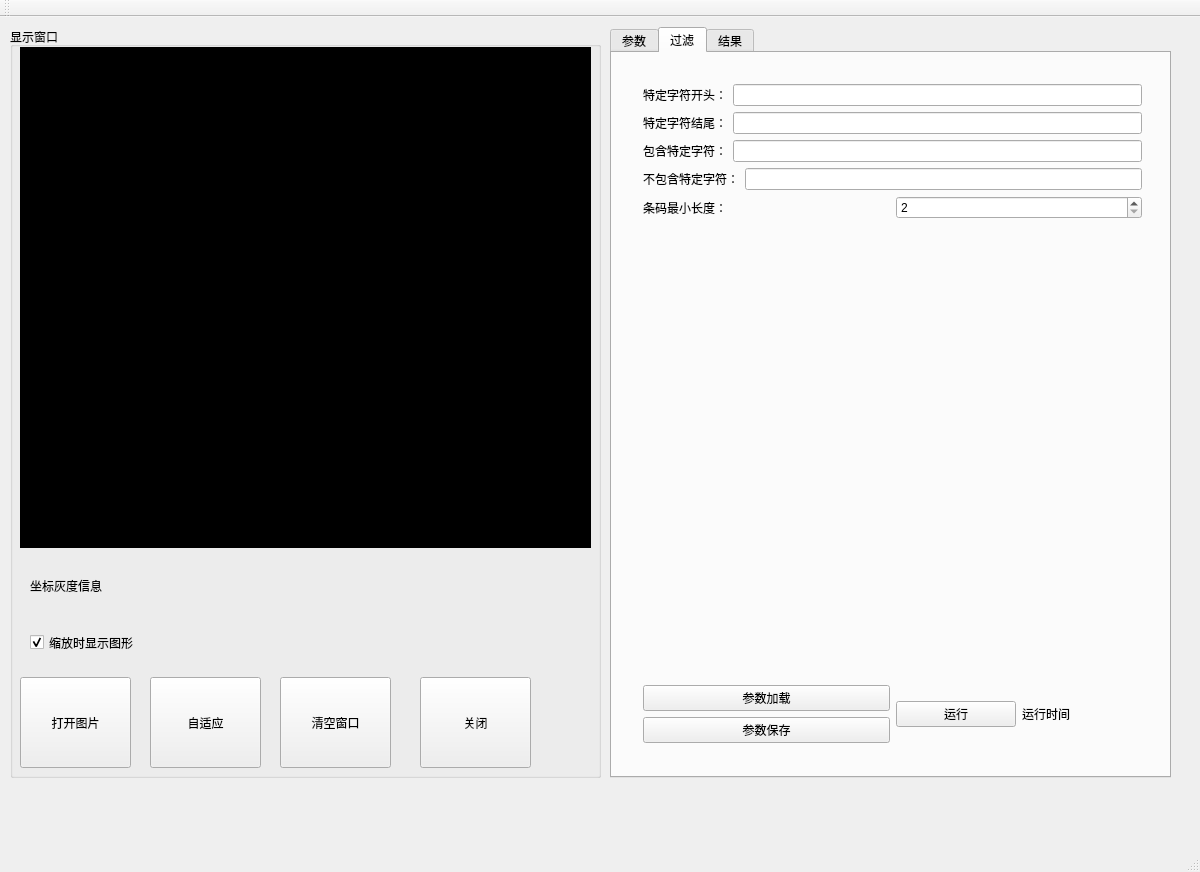
<?xml version="1.0" encoding="UTF-8"?>
<ui version="4.0">
 <class>Code2dWindowClass</class>
 <widget class="QMainWindow" name="Code2dWindowClass">
  <property name="geometry">
   <rect>
    <x>0</x>
    <y>0</y>
    <width>1200</width>
    <height>872</height>
   </rect>
  </property>
  <property name="windowTitle">
   <string>Code2dWindow</string>
  </property>
  <widget class="QWidget" name="centralWidget">
   <widget class="QGroupBox" name="groupBox">
    <property name="geometry">
     <rect>
      <x>10</x>
      <y>10</y>
      <width>591</width>
      <height>751</height>
     </rect>
    </property>
    <property name="title">
     <string>显示窗口</string>
    </property>
    <widget class="CMyLabel" name="lbl_Window">
     <property name="geometry">
      <rect>
       <x>10</x>
       <y>20</y>
       <width>571</width>
       <height>501</height>
      </rect>
     </property>
     <property name="styleSheet">
      <string notr="true">background-color: rgb(0, 0, 0);</string>
     </property>
     <property name="text">
      <string/>
     </property>
    </widget>
    <widget class="QPushButton" name="pBtn_ReadImage">
     <property name="geometry">
      <rect>
       <x>10</x>
       <y>650</y>
       <width>111</width>
       <height>91</height>
      </rect>
     </property>
     <property name="text">
      <string>打开图片</string>
     </property>
    </widget>
    <widget class="QPushButton" name="pBtn_FitImage">
     <property name="geometry">
      <rect>
       <x>140</x>
       <y>650</y>
       <width>111</width>
       <height>91</height>
      </rect>
     </property>
     <property name="text">
      <string>自适应</string>
     </property>
    </widget>
    <widget class="QLabel" name="lbl_Status">
     <property name="geometry">
      <rect>
       <x>20</x>
       <y>550</y>
       <width>561</width>
       <height>18</height>
      </rect>
     </property>
     <property name="text">
      <string>坐标灰度信息</string>
     </property>
    </widget>
    <widget class="QPushButton" name="btn_ClearWindow">
     <property name="geometry">
      <rect>
       <x>270</x>
       <y>650</y>
       <width>111</width>
       <height>91</height>
      </rect>
     </property>
     <property name="text">
      <string>清空窗口</string>
     </property>
    </widget>
    <widget class="QCheckBox" name="ckb_ShowObj">
     <property name="geometry">
      <rect>
       <x>20</x>
       <y>600</y>
       <width>131</width>
       <height>31</height>
      </rect>
     </property>
     <property name="text">
      <string>缩放时显示图形</string>
     </property>
     <property name="checked">
      <bool>true</bool>
     </property>
    </widget>
    <widget class="QPushButton" name="btn_Hide">
     <property name="geometry">
      <rect>
       <x>410</x>
       <y>650</y>
       <width>111</width>
       <height>91</height>
      </rect>
     </property>
     <property name="text">
      <string>关闭</string>
     </property>
    </widget>
   </widget>
   <widget class="QTabWidget" name="tabWidget_5">
    <property name="geometry">
     <rect>
      <x>610</x>
      <y>10</y>
      <width>561</width>
      <height>751</height>
     </rect>
    </property>
    <property name="currentIndex">
     <number>1</number>
    </property>
    <widget class="QWidget" name="tab_17">
     <attribute name="title">
      <string>参数</string>
     </attribute>
     <widget class="QWidget" name="layoutWidget">
      <property name="geometry">
       <rect>
        <x>10</x>
        <y>28</y>
        <width>521</width>
        <height>681</height>
       </rect>
      </property>
      <layout class="QGridLayout" name="gridLayout_11">
       <item row="0" column="0">
        <layout class="QVBoxLayout" name="verticalLayout_16">
         <item>
          <widget class="QPushButton" name="btn_DrawRoi_Code2d">
           <property name="text">
            <string>绘制识别区域(不绘制默认全图搜索)</string>
           </property>
          </widget>
         </item>
         <item>
          <widget class="QPushButton" name="btn_ClearRoi_Code2d">
           <property name="text">
            <string>清空ROI</string>
           </property>
          </widget>
         </item>
         <item>
          <layout class="QHBoxLayout" name="horizontalLayout_29">
           <item>
            <widget class="QLabel" name="label_58">
             <property name="text">
              <string>二维码个数：</string>
             </property>
            </widget>
           </item>
           <item>
            <widget class="QSpinBox" name="spb_CodeNum_Code2d">
             <property name="maximum">
              <number>9999</number>
             </property>
             <property name="value">
              <number>1</number>
             </property>
            </widget>
           </item>
          </layout>
         </item>
         <item>
          <layout class="QHBoxLayout" name="horizontalLayout_33">
           <item>
            <widget class="QLabel" name="label_65">
             <property name="text">
              <string>超时时间：</string>
             </property>
            </widget>
           </item>
           <item>
            <layout class="QHBoxLayout" name="horizontalLayout_32">
             <item>
              <widget class="QSpinBox" name="spb_TimeOut_Code2d">
               <property name="maximum">
                <number>99999</number>
               </property>
               <property name="value">
                <number>100</number>
               </property>
              </widget>
             </item>
             <item>
              <widget class="QLabel" name="label_66">
               <property name="text">
                <string>ms</string>
               </property>
              </widget>
             </item>
            </layout>
           </item>
          </layout>
         </item>
         <item>
          <layout class="QHBoxLayout" name="horizontalLayout_18">
           <item>
            <widget class="QLabel" name="label_64">
             <property name="text">
              <string>解码模式：</string>
             </property>
            </widget>
           </item>
           <item>
            <widget class="QComboBox" name="cmb_Tolerance_Code2d">
             <item>
              <property name="text">
               <string>标准</string>
              </property>
             </item>
             <item>
              <property name="text">
               <string>增强</string>
              </property>
             </item>
            </widget>
           </item>
          </layout>
         </item>
        </layout>
       </item>
       <item row="1" column="0">
        <spacer name="verticalSpacer_8">
         <property name="orientation">
          <enum>Qt::Vertical</enum>
         </property>
         <property name="sizeHint" stdset="0">
          <size>
           <width>20</width>
           <height>268</height>
          </size>
         </property>
        </spacer>
       </item>
       <item row="2" column="0">
        <layout class="QHBoxLayout" name="horizontalLayout_30">
         <item>
          <widget class="QGroupBox" name="groupBox_4">
           <property name="title">
            <string>二维码类型</string>
           </property>
           <layout class="QGridLayout" name="gridLayout_9">
            <item row="0" column="0">
             <layout class="QGridLayout" name="gridLayout_10">
              <item row="0" column="0">
               <layout class="QVBoxLayout" name="verticalLayout_22">
                <item>
                 <widget class="QCheckBox" name="ckb_DM_Code2d">
                  <property name="text">
                   <string>DM</string>
                  </property>
                  <property name="checked">
                   <bool>false</bool>
                  </property>
                 </widget>
                </item>
                <item>
                 <widget class="QCheckBox" name="ckb_Aztec_Code2d">
                  <property name="text">
                   <string>Aztec</string>
                  </property>
                  <property name="checked">
                   <bool>false</bool>
                  </property>
                 </widget>
                </item>
                <item>
                 <widget class="QCheckBox" name="ckb_GS1DM_Code2d">
                  <property name="text">
                   <string>GS1DM</string>
                  </property>
                  <property name="checked">
                   <bool>false</bool>
                  </property>
                 </widget>
                </item>
                <item>
                 <widget class="QCheckBox" name="ckb_MicroQR_Code2d">
                  <property name="text">
                   <string>MicroQR</string>
                  </property>
                  <property name="checked">
                   <bool>false</bool>
                  </property>
                 </widget>
                </item>
               </layout>
              </item>
              <item row="0" column="1">
               <layout class="QVBoxLayout" name="verticalLayout_23">
                <item>
                 <widget class="QCheckBox" name="ckb_QR_Code2d">
                  <property name="text">
                   <string>QR</string>
                  </property>
                  <property name="checked">
                   <bool>true</bool>
                  </property>
                 </widget>
                </item>
                <item>
                 <widget class="QCheckBox" name="ckb_GS1Aztec_Code2d">
                  <property name="text">
                   <string>GS1Aztec</string>
                  </property>
                  <property name="checked">
                   <bool>false</bool>
                  </property>
                 </widget>
                </item>
                <item>
                 <widget class="QCheckBox" name="ckb_GS1QR_Code2d">
                  <property name="text">
                   <string>GS1QR</string>
                  </property>
                  <property name="checked">
                   <bool>false</bool>
                  </property>
                 </widget>
                </item>
                <item>
                 <widget class="QCheckBox" name="ckb_PDF417_Code2d">
                  <property name="text">
                   <string>PDF417</string>
                  </property>
                  <property name="checked">
                   <bool>false</bool>
                  </property>
                 </widget>
                </item>
               </layout>
              </item>
             </layout>
            </item>
           </layout>
          </widget>
         </item>
        </layout>
       </item>
      </layout>
     </widget>
    </widget>
    <widget class="QWidget" name="tab_18">
     <attribute name="title">
      <string>过滤</string>
     </attribute>
     <widget class="QWidget" name="layoutWidget_2">
      <property name="geometry">
       <rect>
        <x>20</x>
        <y>20</y>
        <width>521</width>
        <height>681</height>
       </rect>
      </property>
      <layout class="QVBoxLayout" name="verticalLayout_59">
       <item>
        <layout class="QVBoxLayout" name="verticalLayout_17">
         <item>
          <layout class="QHBoxLayout" name="horizontalLayout_19">
           <item>
            <widget class="QLabel" name="label_59">
             <property name="text">
              <string>特定字符开头：</string>
             </property>
            </widget>
           </item>
           <item>
            <widget class="QLineEdit" name="txt_HeadChar_Code2d"/>
           </item>
          </layout>
         </item>
         <item>
          <layout class="QHBoxLayout" name="horizontalLayout_20">
           <item>
            <widget class="QLabel" name="label_60">
             <property name="text">
              <string>特定字符结尾：</string>
             </property>
            </widget>
           </item>
           <item>
            <widget class="QLineEdit" name="txt_EndChar_Code2d"/>
           </item>
          </layout>
         </item>
         <item>
          <layout class="QHBoxLayout" name="horizontalLayout_21">
           <item>
            <widget class="QLabel" name="label_61">
             <property name="text">
              <string>包含特定字符：</string>
             </property>
            </widget>
           </item>
           <item>
            <widget class="QLineEdit" name="txt_ContainChar_Code2d"/>
           </item>
          </layout>
         </item>
         <item>
          <layout class="QHBoxLayout" name="horizontalLayout_22">
           <item>
            <widget class="QLabel" name="label_62">
             <property name="text">
              <string>不包含特定字符：</string>
             </property>
            </widget>
           </item>
           <item>
            <widget class="QLineEdit" name="txt_NotContainChar_Code2d"/>
           </item>
          </layout>
         </item>
         <item>
          <layout class="QHBoxLayout" name="horizontalLayout_23">
           <item>
            <widget class="QLabel" name="label_63">
             <property name="text">
              <string>条码最小长度：</string>
             </property>
            </widget>
           </item>
           <item>
            <widget class="QSpinBox" name="spb_CodeLength_Code2d">
             <property name="minimum">
              <number>2</number>
             </property>
             <property name="maximum">
              <number>999</number>
             </property>
            </widget>
           </item>
          </layout>
         </item>
        </layout>
       </item>
       <item>
        <spacer name="verticalSpacer_9">
         <property name="orientation">
          <enum>Qt::Vertical</enum>
         </property>
         <property name="sizeHint" stdset="0">
          <size>
           <width>20</width>
           <height>198</height>
          </size>
         </property>
        </spacer>
       </item>
       <item>
        <layout class="QHBoxLayout" name="horizontalLayout_165">
         <item>
          <layout class="QHBoxLayout" name="horizontalLayout_28">
           <item>
            <layout class="QVBoxLayout" name="verticalLayout_24">
             <item>
              <widget class="QPushButton" name="btn_LoadCode2dData">
               <property name="text">
                <string>参数加载</string>
               </property>
              </widget>
             </item>
             <item>
              <widget class="QPushButton" name="btn_SaveCode2dData">
               <property name="text">
                <string>参数保存</string>
               </property>
              </widget>
             </item>
            </layout>
           </item>
          </layout>
         </item>
         <item>
          <layout class="QVBoxLayout" name="verticalLayout_25">
           <item>
            <layout class="QHBoxLayout" name="horizontalLayout_31">
             <item>
              <widget class="QPushButton" name="btn_FindCode2d">
               <property name="text">
                <string>运行</string>
               </property>
              </widget>
             </item>
             <item>
              <widget class="QLabel" name="lbl_CT_Code2d">
               <property name="text">
                <string>运行时间</string>
               </property>
              </widget>
             </item>
            </layout>
           </item>
          </layout>
         </item>
        </layout>
       </item>
      </layout>
     </widget>
    </widget>
    <widget class="QWidget" name="tab_19">
     <attribute name="title">
      <string>结果</string>
     </attribute>
     <widget class="QTableWidget" name="tablewidget_Results_Code2d">
      <property name="geometry">
       <rect>
        <x>20</x>
        <y>20</y>
        <width>521</width>
        <height>691</height>
       </rect>
      </property>
     </widget>
    </widget>
   </widget>
  </widget>
  <widget class="QMenuBar" name="menuBar">
   <property name="geometry">
    <rect>
     <x>0</x>
     <y>0</y>
     <width>1200</width>
     <height>23</height>
    </rect>
   </property>
  </widget>
  <widget class="QToolBar" name="mainToolBar">
   <attribute name="toolBarArea">
    <enum>TopToolBarArea</enum>
   </attribute>
   <attribute name="toolBarBreak">
    <bool>false</bool>
   </attribute>
  </widget>
  <widget class="QStatusBar" name="statusBar"/>
 </widget>
 <layoutdefault spacing="6" margin="11"/>
 <customwidgets>
  <customwidget>
   <class>CMyLabel</class>
   <extends>QLabel</extends>
   <header>cmylabel.h</header>
  </customwidget>
 </customwidgets>
 <resources/>
 <connections/>
</ui>
